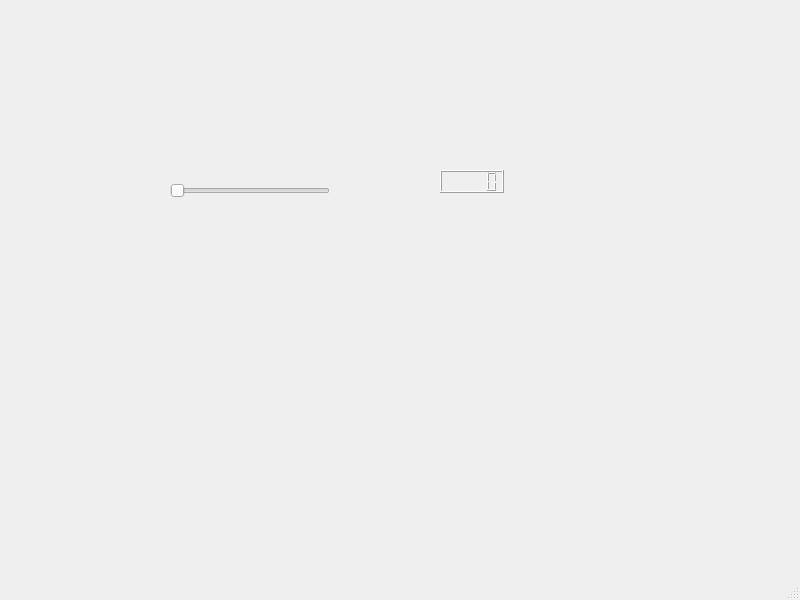
<?xml version="1.0" encoding="UTF-8"?>
<ui version="4.0">
 <class>MainWindow</class>
 <widget class="QMainWindow" name="MainWindow">
  <property name="geometry">
   <rect>
    <x>0</x>
    <y>0</y>
    <width>800</width>
    <height>600</height>
   </rect>
  </property>
  <property name="windowTitle">
   <string>MainWindow</string>
  </property>
  <widget class="QWidget" name="centralwidget">
   <widget class="QSlider" name="setColorR">
    <property name="geometry">
     <rect>
      <x>170</x>
      <y>180</y>
      <width>160</width>
      <height>22</height>
     </rect>
    </property>
    <property name="orientation">
     <enum>Qt::Horizontal</enum>
    </property>
   </widget>
   <widget class="QLCDNumber" name="showColorR">
    <property name="geometry">
     <rect>
      <x>440</x>
      <y>170</y>
      <width>64</width>
      <height>23</height>
     </rect>
    </property>
   </widget>
  </widget>
  <widget class="QMenuBar" name="menubar">
   <property name="geometry">
    <rect>
     <x>0</x>
     <y>0</y>
     <width>800</width>
     <height>22</height>
    </rect>
   </property>
  </widget>
  <widget class="QStatusBar" name="statusbar"/>
 </widget>
 <resources/>
 <connections>
  <connection>
   <sender>setColorR</sender>
   <signal>valueChanged(int)</signal>
   <receiver>showColorR</receiver>
   <slot>display(int)</slot>
   <hints>
    <hint type="sourcelabel">
     <x>269</x>
     <y>211</y>
    </hint>
    <hint type="destinationlabel">
     <x>449</x>
     <y>211</y>
    </hint>
   </hints>
  </connection>
 </connections>
</ui>
